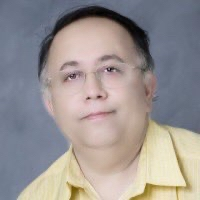
#> input picture Sarah/somnath.jpg, 200 x 200 px
$ python csunDef.py
#> lines starting #> are read from the running program, lines starting #| are printed output that depends on the picture; after the words box and inside, x2 and y2 are one past the last pixel; in counts of white or black regions, pixels touching at a corner belong together
# Task 1
import cv2
import random

# Load an Image
img = cv2.imread('somnath.jpg', -1) # -1 = color; 0 = grayscale; 1 = transparency saved
#> img is the input picture: shape (200, 200, 3); mean B, G, R 146.1, 147.4, 154.1

# Resize an Image : let's make Somnath bigger
img = cv2.resize(img, (0, 0), fx = 3, fy = 3) # (0,0) can be pixel size ; fx / fy makes it multiplied by ratio amount
#> img: shape (600, 600, 3)

# Rotate an Image : Flip Somnath clockwise
img = cv2.rotate(img, cv2.cv2.ROTATE_90_CLOCKWISE)
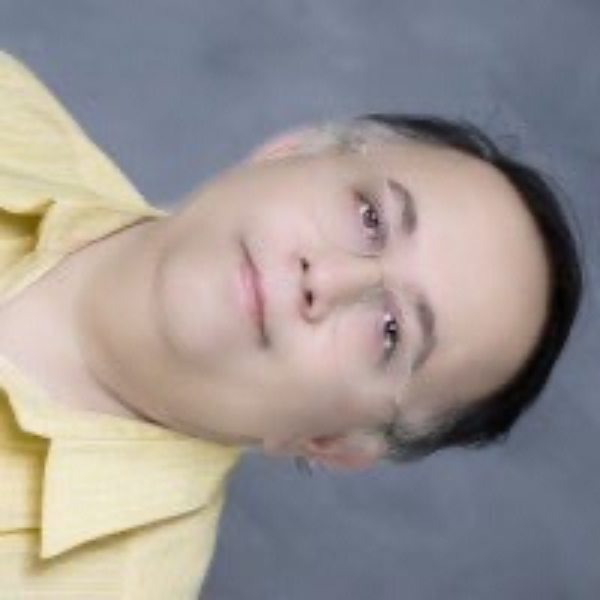
#> img: shape (600, 600, 3); mean B, G, R 146, 147.3, 154

# store image
cv2.imwrite("flipped_somnath.jpg", img)

# Display an Image
cv2.imshow('Somnath', img)

cv2.waitKey(0) #waits infinitely for a key to be pressed
cv2.destroyAllWindows() #closes out image

# Task 2

# Image Representation
print(img) # image in matrix form
#> (printed output is left out)

# Value Representing Pixels [blue, green, red] 0 - 255
print(img.shape) # prints (600, 600, 3) = hiegth, width, channel (color vals per pixels)
#| (600, 600, 3)

# Accessing Pixel Values
print(img[257][45:400]) # pixels between 45 and 400 in first row
#> (printed output is left out)

# Changing Pixel Colors
for i in range(100): # loops through top 100 pixels of image
    for j in range(img.shape[1]): # loops through width of image
        img[i][j] = [random.randint(0, 255), random.randint(0, 255),random.randint(0, 255)] # change to random color vals
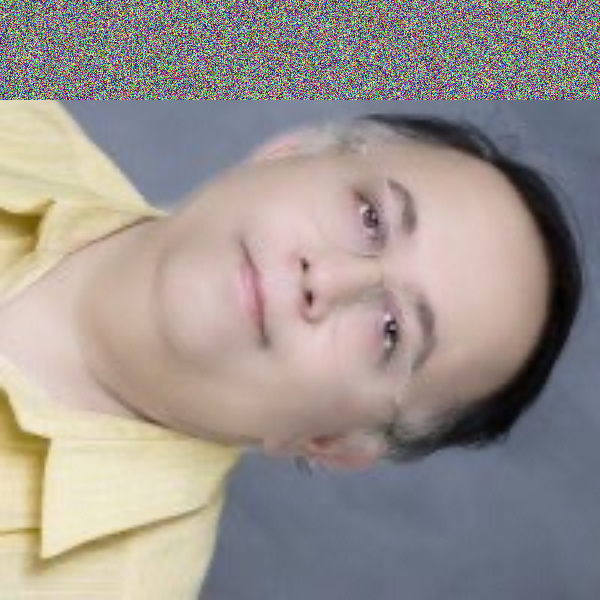
#> img: shape (600, 600, 3); 16.67% of pixels changed, all inside (x1, y1, x2, y2) = (0, 0, 600, 100)

cv2.imshow('Colored Somnath', img) #display new image
cv2.waitKey(0) #waits infinitely for a key to be pressed
cv2.destroyAllWindows() #closes out image

# Copying and Pasting parts of an image
tag = img[200:300, 100:400] # copy row 200 - 300, col 100:400
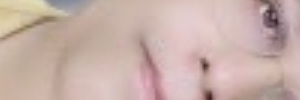
#> tag: shape (100, 300, 3); mean B, G, R 169.1, 176, 200.3
img[100:200, 0:300] = tag # paste to new location
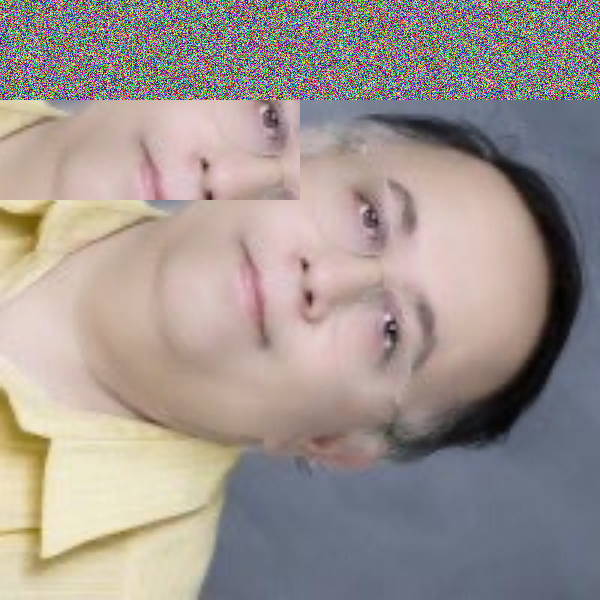
#> img: shape (600, 600, 3); 8.33% of pixels changed, all inside (x1, y1, x2, y2) = (0, 100, 300, 200)

cv2.imshow('Pasted Somnath', img) #display new image
cv2.waitKey(0) #waits infinitely for a key to be pressed
cv2.destroyAllWindows() #closes out image
